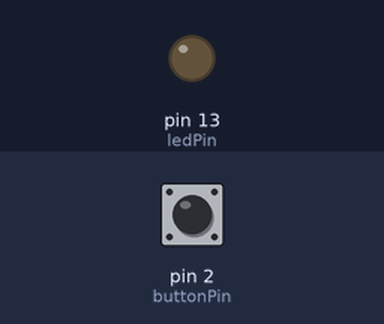
A sketch run on a simulated Arduino Uno, built with avr-gcc and run on an emulated ATmega328P. Shown: output pins drawn as LEDs (lit = HIGH). The inputs (shaded band) are chosen by the test bench; at power-on: pin 2 (buttonPin) HIGH.

Above: at 1.2 s.
1.3 s: pin 2 (buttonPin) pulled LOW for 0.15 s
At 2.1 s:
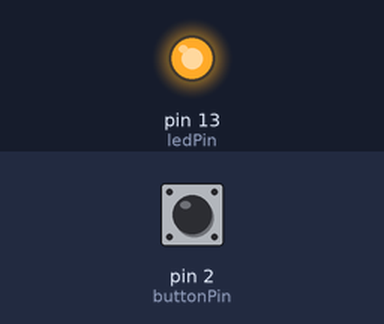
Timing chart, 0 to 10.4 s (numbered marks = the images above; inputs shaded):
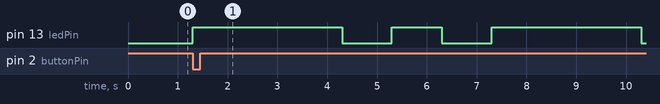

The sketch:

Activity-1-SIT210.ino
```cpp
// Morse Code
const int buttonPin = 2;
const int ledPin = LED_BUILTIN;

void setup() {
  pinMode(buttonPin, INPUT_PULLUP);
  pinMode(ledPin, OUTPUT);
}
void loop() {
  if (isButtonPressed()) {
    blinkMorse("YOGYA");
    delay(2000);
  }
}
bool isButtonPressed() {
  return digitalRead(buttonPin) == LOW;
}
void blinkDot() {
  digitalWrite(ledPin, HIGH);
  delay(1000);
  digitalWrite(ledPin, LOW);
  delay(1000);
}
void blinkDash() {
  digitalWrite(ledPin, HIGH);
  delay(3000);
  digitalWrite(ledPin, LOW);
  delay(1000);
}
void blinkLetter(const char* morseCode) {
  for (int i = 0; morseCode[i] != '\0'; i++) {
    if (morseCode[i] == '.') blinkDot();
    else if (morseCode[i] == '-') blinkDash();
  }
  delay(1000);
}
const char* getMorseCode(char c) {
  switch (toupper(c)) {
    case 'A': return ".-";
    case 'G': return "--.";
    case 'O': return "---";
    case 'Y': return "-.--";
    default: return "";
  }
}
void blinkMorse(String word) {
  for (int i = 0; i < word.length(); i++) {
    const char* morse = getMorseCode(word[i]);
    blinkLetter(morse);
  }
}
```

Measured:
- after the input at 1.3 s, pin 13 (ledPin): goes HIGH 3.0 s, LOW 1.0 s, HIGH 1.0 s, LOW 1.0 s, HIGH 3.0 s, then LOW, starting at once
